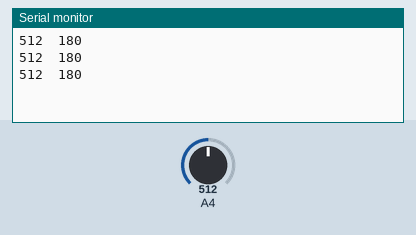
Simulated run of this sketch. Board: Arduino Uno, built with avr-gcc and run on an emulated ATmega328P. Shown: the last lines printed to the serial monitor. Inputs (shaded band) come from the test bench; at power-on: A4 = 512.

Above: at 1.3 s.
1.4 s: A4 set to 350
At 1.9 s:
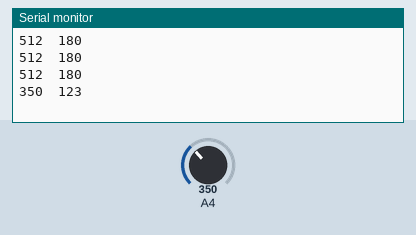
2.9 s: A4 set to 370
At 3.4 s:
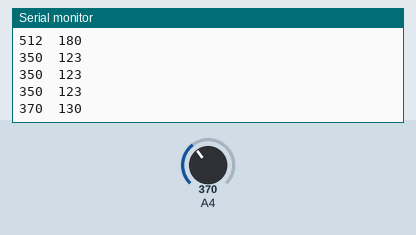
Timing chart, 0 to 5.9 s (numbered marks = the images above; inputs shaded):
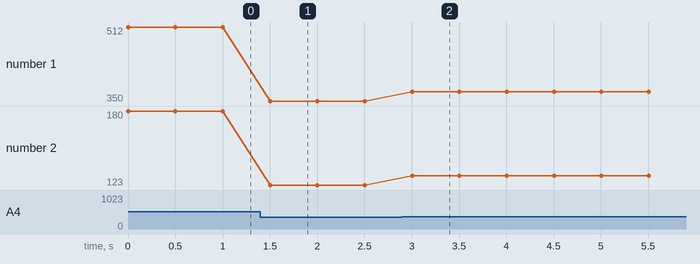

Measured:
- after the input at 1.4 s, the serial monitor: prints a new line after 0.10 s (image 1)
- after the input at 2.9 s, the serial monitor: prints a new line after 0.10 s (image 2)
- plotted number 1: 512 → 350 after the input at 1.4 s, 350 → 370 after the input at 2.9 s
- plotted number 2: 180 → 123 after the input at 1.4 s, 123 → 130 after the input at 2.9 s

The sketch:

windDirection.ino
```cpp
int VaneValue;
int Direction;
int CalDirection;

#define Offset 0;

void setup() {
  Serial.begin(9600);

  Serial.flush();
}

void loop() {
  VaneValue = analogRead(A4);
  Direction = map(VaneValue, 0, 1023, 0, 360);
  CalDirection = Direction + Offset;

  if (CalDirection > 360)
    CalDirection = CalDirection - 360;

  if (CalDirection < 0)
    CalDirection = CalDirection + 360;

  Serial.print(VaneValue);
  Serial.print("\t");
  Serial.println(CalDirection);

  delay(500);
}
```
